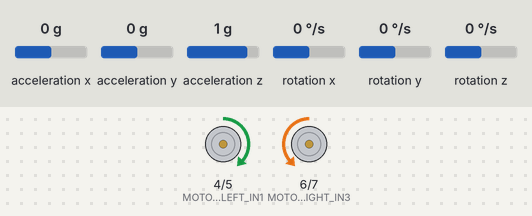
A sketch run on a simulated ESP32-S3. Shown: motor-driver pin pairs drawn as motors (green arrow = first pin HIGH = forward, orange = second pin HIGH = backward, longer = more drive, scaled by the enable pin). The test bench sets the inputs (shaded band); at power-on: rotation z 0 °/s, acceleration x 0 g, acceleration y 0 g, acceleration z 1 g, rotation x 0 °/s, rotation y 0 °/s. What the sketch prints to the serial monitor is not drawn.

Above: at 8.1 s.
8.2 s: rotation z set to -192 °/s
At 9.4 s:
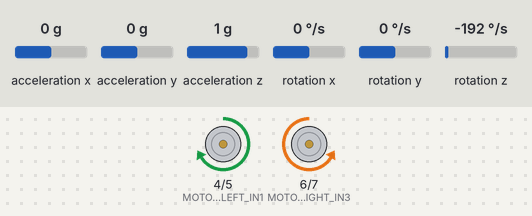
11.2 s: rotation z set to 184 °/s
At 17.1 s:
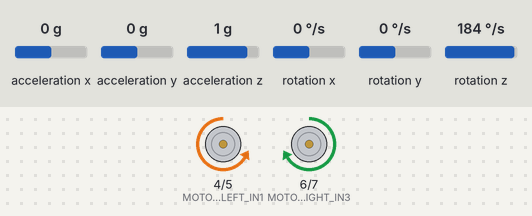
17.2 s: rotation z set to 100 °/s
At 19.1 s:
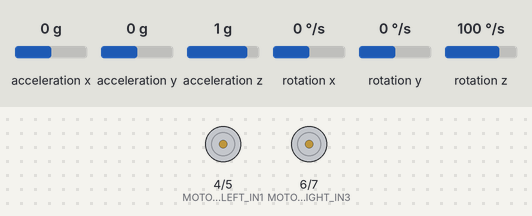
Timing chart, 0 to 26.2 s (numbered marks = the images above; inputs shaded):
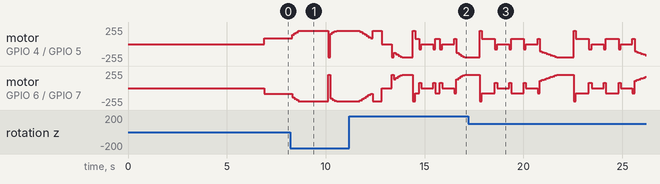

The sketch:

gyro_turn_both_ways.ino
```cpp
#include <MPU9250_asukiaaa.h>
#include <PID_v1.h>
#include <Wire.h>

#define MPU_SDA_PIN 8
#define MPU_SCL_PIN 9
#define MOTOR_LEFT_IN1 4
#define MOTOR_LEFT_IN2 5
#define MOTOR_LEFT_PWM 15
#define MOTOR_RIGHT_IN3 6
#define MOTOR_RIGHT_IN4 7
#define MOTOR_RIGHT_PWM 16

MPU9250_asukiaaa mpu;

double angle = 0, Setpoint, Input, Output;
bool isFirstTurn = 1;
unsigned long lastTime = 0;
// PID Setup
double Kp = 1.0, Ki = 0.01, Kd = 0.15;
PID myPID(&Input, &Output, &Setpoint, Kp, Ki, Kd, DIRECT);
// Gyro bias offsets (X, Y, Z)
float gyroBias[3] = {0, 0, 0};


void setup() {
  // setup_infrareds();

  pinMode(MOTOR_LEFT_IN1,OUTPUT);
  pinMode(MOTOR_LEFT_IN2,OUTPUT);
  pinMode(MOTOR_LEFT_PWM,OUTPUT);
  pinMode(MOTOR_RIGHT_IN3,OUTPUT);
  pinMode(MOTOR_RIGHT_IN4,OUTPUT);
  pinMode(MOTOR_RIGHT_PWM,OUTPUT);

  Serial.begin(115200);
  Wire.begin(MPU_SDA_PIN, MPU_SCL_PIN); // SDA, SCL

  // pinMode(LEFT_ENCODER_PIN, INPUT);
  // pinMode(RIGHT_ENCODER_PIN, INPUT);
  // setup_encoders();

  myPID.SetMode(AUTOMATIC);
  myPID.SetOutputLimits(-255, 255);
  mpu.setWire(&Wire);
  mpu.beginAccel();
  mpu.beginGyro();

  calibrateGyro();

  Serial.println("MPU6500 initialization done.");
}

void loop() {
  if (isFirstTurn) {
    turnRobot(85.0); // greater offset needed for first turn - or maybe motors need an initial kick
    isFirstTurn = 0;
  }
  else {
    // Alternate between left and right turns
    static bool turnDirection = false; // true = right, false = left

    if (turnDirection) {
      turnRight();
    } else {
      turnLeft();
    }

    turnDirection = !turnDirection; // Toggle direction  }
  // delay(2500);
  }

  stopMotors();
  delay(500);
}

void calibrateGyro() {
  Serial.println("Calibrating gyro. Keep sensor still...");
  delay(100);

  const int numSamples = 1000;
  float sumX = 0, sumY = 0, sumZ = 0;

  for (int i = 0; i < numSamples; i++) {
    if (mpu.gyroUpdate() == 0) { // Successfully read gyro
      sumX += mpu.gyroX();
      sumY += mpu.gyroY();
      sumZ += mpu.gyroZ();
    }
    delay(5);
  }

  // Calculate average bias (offset)
  gyroBias[0] = sumX / numSamples;
  gyroBias[1] = sumY / numSamples;
  gyroBias[2] = sumZ / numSamples;

  Serial.print("Gyro Bias (X/Y/Z): ");
  Serial.print(gyroBias[0], 4);
  Serial.print(", ");
  Serial.print(gyroBias[1], 4);
  Serial.print(", ");
  Serial.println(gyroBias[2], 4);
}


void turnRobot(float targetAngle) {
  reset_PID(); // Reset internal PID state - ensures no carry-over from previous turns

  angle = 0; // Reset angle

  Setpoint = normalizeAngle(targetAngle);
  lastTime = millis(); // initialize lastTime - so it deosn't start with 0, flubbing the calculations form the get-go
  unsigned long endTime = millis() + 1200; // forcefully stops the movement after 1.2 seconds
  while (abs(normalizeAngle(angle - Setpoint)) > 2.0) { // && millis() < endTime
    updateAngle();
    Input = normalizeAngle(angle);
    myPID.Compute();

     // Apply minimum power threshold
    if (Output > 0 && Output < 80) Output = 80;
    if (Output < 0 && Output > -80) Output = -80;

    driveMotors(Output);
    delay(10);
  }
  stopMotors();
}

float normalizeAngle(float angle) {
  angle = fmod(angle, 360); // Reduce to [0, 360)
  if (angle > 180) // normaliza in the [-180, 180] range
    angle -= 360;
  return angle;
}

void updateAngle() {
  unsigned long currentTime = millis();
  float deltaTime = (currentTime - lastTime) / 1000.0;
  lastTime = currentTime;
  mpu.gyroUpdate();
  float gyroZ = mpu.gyroZ() - gyroBias[2];
  angle += gyroZ * deltaTime;
}

void driveMotors(double pidOutput) {
  int leftPower = constrain(pidOutput, -200, 200);
  int rightPower = constrain(-pidOutput, -200, 200);

  // Apply deadband compensation
  if (abs(leftPower) < 80) leftPower = (leftPower > 0) ? 80 : -80;
  if (abs(rightPower) < 80) rightPower = (rightPower > 0) ? 80 : -80;

  moveMotor(1, (leftPower > 0) ? 0 : 1, abs(leftPower));  // Left motor
  moveMotor(2, (rightPower > 0) ? 0 : 1, abs(rightPower)); // Right motor
}

void stopMotors(void) {
  moveMotor(1, 1, 0);
  moveMotor(2, 1, 0);
}

void moveMotor(int motorNumber, int direction, int pwmPow) {
  //motorNumber: 1 == left; 2 == right
  // direction == 1 - forward
  // direction == 0 -backward

  if (motorNumber == 1) {
    if (direction == 1) {
      digitalWrite(MOTOR_LEFT_IN1, LOW);
      digitalWrite(MOTOR_LEFT_IN2, HIGH);
    }
    else {
      digitalWrite(MOTOR_LEFT_IN1, HIGH);
      digitalWrite(MOTOR_LEFT_IN2, LOW);
    }
    analogWrite(MOTOR_LEFT_PWM, pwmPow);
  }
  else if (motorNumber == 2) {
    if (direction == 1) {
      digitalWrite(MOTOR_RIGHT_IN3, LOW);
      digitalWrite(MOTOR_RIGHT_IN4, HIGH);
    }
    else {
      digitalWrite(MOTOR_RIGHT_IN3, HIGH);
      digitalWrite(MOTOR_RIGHT_IN4, LOW);
    }
    analogWrite(MOTOR_RIGHT_PWM, pwmPow);
  }
  else{
    Serial.print("Error: motor nonexistent - pausing execution");
    while(1) {
      ;
    }
  }
}

void reset_PID() {
  myPID.SetMode(MANUAL);
  Output = 0;
  myPID.SetMode(AUTOMATIC);
}

void turnLeft() {
  turnRobot(-85.0); // turn 90 degrees left (-90 with offset)
  delay(100);
}

void turnRight() {
  turnRobot(85.0); // turn 90 degrees right (+90 with offset)
  delay(100);
}
```
